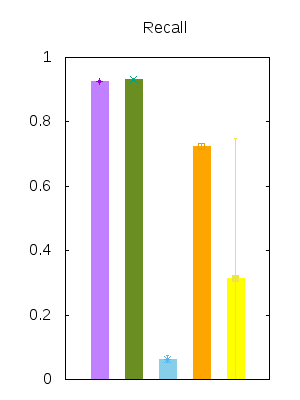

gnuplot code for this plot:
set terminal png size 300,400
set output "re.png"

set style line 1 lc rgb "purple"
set style line 2 lc rgb "#6B8E23"
set style line 3 lc rgb "skyblue"
set style line 4 lc rgb "orange"
set style line 5 lc rgb "yellow"

set style fill solid
set boxwidth 0.5

set xtics rotate by -45
set xrange [0:6]
set yrange [0:1]
unset xtics
set title "Recall"
unset key

plot "dtre.dat" using 1:3:xtic(2) w boxes ls 1 title "Decision Tree", "dtre.dat" using 1:3:4 w errorbars linetype 1 title "", \
     "rfre.dat" using 1:3:xtic(2) w boxes ls 2 title "Random Forest", "rfre.dat" using 1:3:4 w errorbars linetype 2 title "", \
     "nbre.dat" using 1:3:xtic(2) w boxes ls 3 title "Naive Bayes|", "nbre.dat" using 1:3:4 w errorbars linetype 3 title "", \
     "knnre.dat" using 1:3:xtic(2) w boxes ls 4 title "KNN", "knnre.dat" using 1:3:4 w errorbars linetype 4 title "", \
     "svcre.dat" using 1:3:xtic(2) w boxes ls 5 title "SVM", "svcre.dat" using 1:3:4 w errorbars linetype 5 title ""
